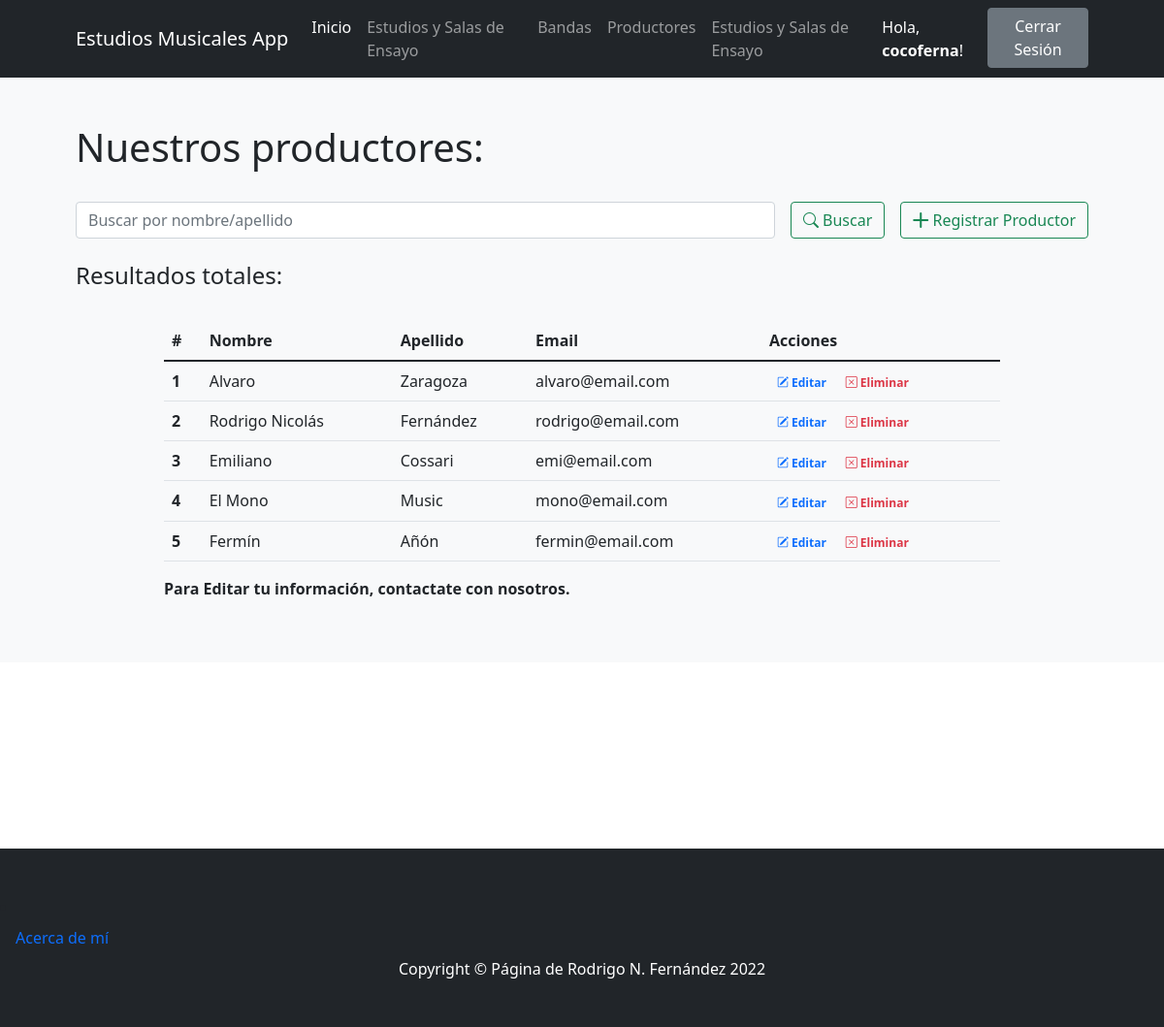
Screenshot of /productores/ (signed in) with the database file from the repository.
### ProyectoCoderApp/models.py (models this page shows)
class Productores(models.Model):
    nombre = models.CharField(max_length=30) # Texto
    apellido = models.CharField(max_length=30) # Texto
    email = models.EmailField(blank=True, null=True) # Email - Opcional
    class Meta:
        verbose_name_plural="Productores"

### ProyectoCoderApp/views.py (the view)
# urls.py: path('productores/',productores,name="productores"),
@login_required
def productores(request):
    if request.method == "POST":
        search = request.POST["search"]
        if search != "":
            productores = Productores.objects.filter( Q(nombre__icontains=search) | Q(apellido__icontains=search) ).values()
            return render(request,"ProyectoCoderApp/productores.html",{"productores":productores, "search":True, "busqueda":search})
    productores = Productores.objects.all()
    return render(request,"ProyectoCoderApp/productores.html",{"productores":productores})

### ProyectoCoderApp/templates/ProyectoCoderApp/productores.html (shortened to what this page needs)
{% extends 'ProyectoCoderApp/base.html' %}
{% load static %}
{% block contenidoPagina %}
<section class="bg-light py-5">
  <div class="container px-5">
      <h1>Nuestros productores:</h1>
      <br>
      <div class="row gx-5 justify-content-center">
          <div class="col-lg-12">
              <form class="d-flex my-2 my-lg-0" action="" method="post">
                  <input class="flex-grow-0 form-control mr-sm-2" type="search" name="search" placeholder="Buscar por nombre/apellido" aria-label="Search">
                  <button class="btn btn-outline-success text-nowrap ms-3 my-2 my-sm-0" type="submit"> <i class="bi bi-search"></i> Buscar</button>
                  <a class="btn btn-outline-success text-nowrap ms-3 my-2 my-sm-0" href="{% url 'crear_productor' %}"> <i class="bi bi-plus-lg"></i> Registrar Productor</a>
              </form>
          </div>
      </div>
      <br>
      <h4>Resultados
          {% if search %}
              para "{{busqueda}}":
          {% else %}
              totales:
          {% endif %}
      </h4>
      <br>
      <div class="row gx-5 justify-content-center">
          <div class="col-lg-10 table-responsive">
              <table class="table table-theme">
                  <thead>
                      <tr>
                          <th scope="col">#</th>
                          <th scope="col">Nombre</th>
                          <th scope="col">Apellido</th>
                          <th scope="col">Email</th>
                          <th scope="col">Acciones</th>
                      </tr>
                  </thead>
                  <tbody>
                      {% for productor in productores %}
                          <tr>
                              <th scope="row">{{forloop.counter}}</th>
                              <td>{{productor.nombre}}</td>
                              <td>{{productor.apellido}}</td>
                              <td>{{productor.email}}</td>
                              <td>
                                  <a href="{% url 'editar_productor' productor.id %}" class="text-primary badge badge-primary text-decoration-none"> <i class="bi bi-pencil-square"></i> Editar</a>
                                  <a href="{% url 'eliminar_productor' productor.id %}" class="text-danger badge badge-danger text-decoration-none"> <i class="bi bi-x-square"></i> Eliminar</a>
                              </td>
                          </tr>
                      {% endfor %}
                  </tbody>
              </table>
              <b>
                <p>Para Editar tu información, contactate con nosotros.</p>
            </b>
          </div>
      </div>
  </div>
</section>
{% endblock %}

### ProyectoCoderApp/templates/ProyectoCoderApp/base.html (shortened to what this page needs)
{% load static %}
<!DOCTYPE html>
<html lang="es">
    <head>
        <link href="https://cdn.jsdelivr.net/npm/bootstrap-icons@1.4.1/font/bootstrap-icons.css" rel="stylesheet" />
        <link href="{% static 'css/styles.css' %}" rel="stylesheet" />
    </head>
    <body>
        <nav class="navbar navbar-expand-lg navbar-dark bg-dark">
            <div class="container px-5" >
                <a class="navbar-brand" href="{% url 'index' %}">Estudios Musicales App</a>
                <div class="collapse navbar-collapse" id="navbarSupportedContent">
                    <ul class="navbar-nav ms-auto mb-2 mb-lg-0">
                        <li class="nav-item"><a class="nav-link active" aria-current="page" href="{% url 'index' %}">Inicio</a></li>
                        {% if user.is_authenticated %}
                            {% if user.is_staff %}
                                <li class="nav-item"><a class="nav-link" href="{% url 'estudios' %}">Estudios y Salas de Ensayo</a></li>
                            {% endif %}
                        {% endif %}
                        <li class="nav-item"><a class="nav-link" href="{% url 'bandas' %}">Bandas</a></li>
                        {% if user.is_authenticated %}
                            <li class="nav-item"><a class="nav-link" href="{% url 'productores' %}">Productores</a></li>
                            <li class="nav-item"><a class="nav-link" href="{% url 'estudios' %}">Estudios y Salas de Ensayo</a></li>
                        {% endif %}
                        {% if user.is_authenticated %}
                            <li class="nav-item"><a class="nav-link active" href="{% url 'editar_perfil' %}"> Hola, <b>{{user.username}}</b>!</a>
                            <li class="nav-item"><a class="btn btn-secondary" href="{% url 'logout' %}">Cerrar Sesión</a></li>
                        {% else %}
                            <li class="nav-item"><a class="btn btn-secondary mx-3 " href="{% url 'login' %}">Iniciar Sesión</a></li>
                            <li class="nav-item"><a class="btn btn-outline-secondary" href="{% url 'register' %}">Registrarse</a></li>
                        {% endif %}
                    </ul>
                </div>
            </div>
        </nav>
        {% block contenidoPagina %}
        {% endblock %}
<br><br><br><br><br><br><br><br>
        <footer class="py-5 bg-dark">
            <li class="nav-item"><a class="nav-link active" aria-current="page" href="{% url 'acerca_de' %}">Acerca de mí</a></li>
            <div class="container px-5"><p class="m-0 text-center text-white">Copyright &copy; Página de Rodrigo N. Fernández 2022</p>
            </div>
        </footer>
    </body>
</html>

### rows the page displays
Productores: nombre "Alvaro", apellido "Zaragoza", email "alvaro@email.com"
Productores: nombre "Rodrigo Nicolás", apellido "Fernández", email "rodrigo@email.com"
Productores: nombre "Emiliano", apellido "Cossari", email "emi@email.com"
Productores: nombre "El Mono", apellido "Music", email "mono@email.com"
Productores: nombre "Fermín", apellido "Añón", email "fermin@email.com"

### other values shown
{{ user.username }} "cocoferna"
